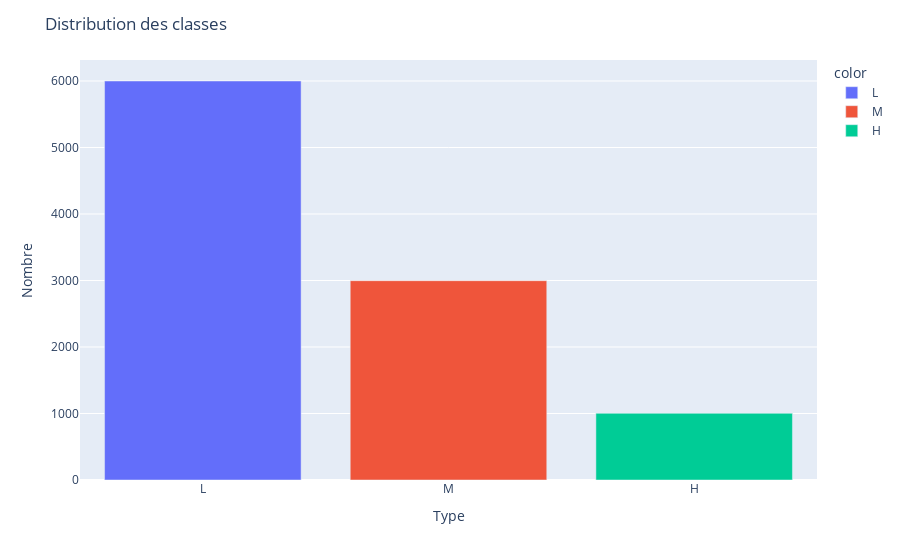

Notebook code for this chart:
### Markdown cell above
# DATAVIZ

### Code cell
# Class distribution
count_quality = df['Type'].value_counts()
fig = px.bar(x=count_quality.index, y=count_quality.values, color=count_quality.index)
fig.update_layout(title='Distribution des classes', xaxis_title='Type', yaxis_title='Nombre')
fig.show()

### Figure 1 — Plotly figure (JSON) as saved in the notebook; plotly's stock layout.template omitted (floating-point values rounded to 4 significant figures)
{"data": [{"alignmentgroup": "True", "hovertemplate": "color=L<br>x=%{x}<br>y=%{y}<extra></extra>", "legendgroup": "L", "marker": {"color": "#636efa", "pattern": {"shape": ""}}, "name": "L", "offsetgroup": "L", "orientation": "v", "showlegend": true, "textposition": "auto", "type": "bar", "x": ["L"], "xaxis": "x", "y": [6000], "yaxis": "y"}, {"alignmentgroup": "True", "hovertemplate": "color=M<br>x=%{x}<br>y=%{y}<extra></extra>", "legendgroup": "M", "marker": {"color": "#EF553B", "pattern": {"shape": ""}}, "name": "M", "offsetgroup": "M", "orientation": "v", "showlegend": true, "textposition": "auto", "type": "bar", "x": ["M"], "xaxis": "x", "y": [2997], "yaxis": "y"}, {"alignmentgroup": "True", "hovertemplate": "color=H<br>x=%{x}<br>y=%{y}<extra></extra>", "legendgroup": "H", "marker": {"color": "#00cc96", "pattern": {"shape": ""}}, "name": "H", "offsetgroup": "H", "orientation": "v", "showlegend": true, "textposition": "auto", "type": "bar", "x": ["H"], "xaxis": "x", "y": [1003], "yaxis": "y"}], "layout": {"barmode": "relative", "legend": {"title": {"text": "color"}, "tracegroupgap": 0}, "margin": {"t": 60}, "title": {"text": "Distribution des classes"}, "xaxis": {"anchor": "y", "domain": [0, 1], "title": {"text": "Type"}}, "yaxis": {"anchor": "x", "domain": [0, 1], "title": {"text": "Nombre"}}}}
